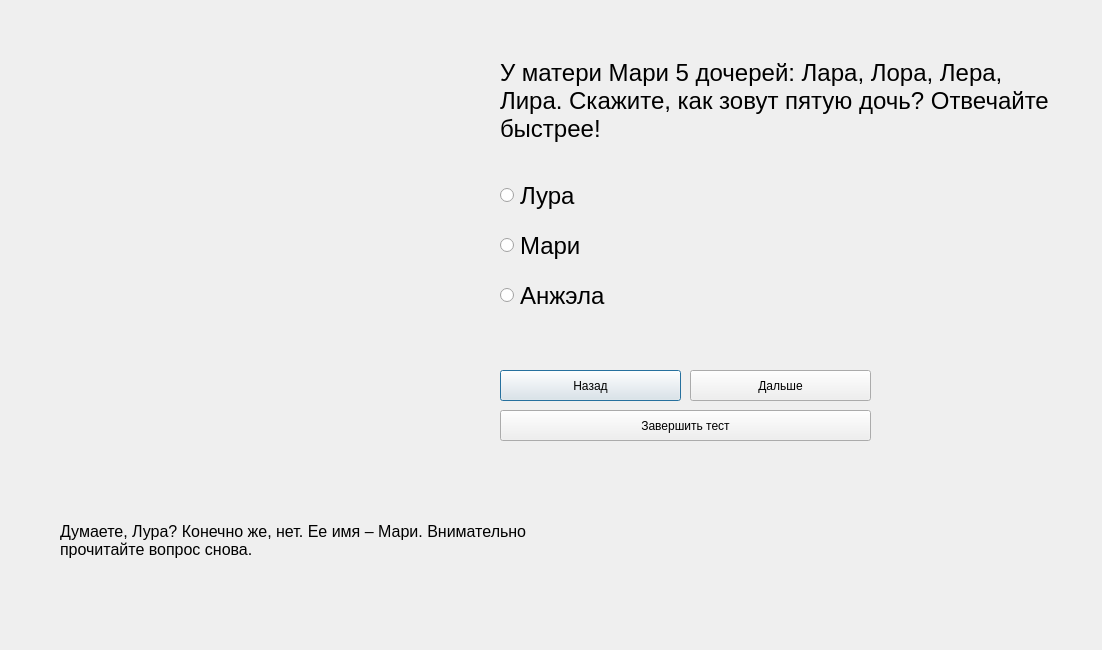
<?xml version="1.0" encoding="UTF-8"?>
<ui version="4.0">
 <class>TestForm21</class>
 <widget class="QDialog" name="TestForm21">
  <property name="geometry">
   <rect>
    <x>0</x>
    <y>0</y>
    <width>1102</width>
    <height>650</height>
   </rect>
  </property>
  <property name="windowTitle">
   <string>Dialog</string>
  </property>
  <widget class="QRadioButton" name="radioButton_2">
   <property name="geometry">
    <rect>
     <x>500</x>
     <y>230</y>
     <width>151</width>
     <height>31</height>
    </rect>
   </property>
   <property name="font">
    <font>
     <pointsize>18</pointsize>
    </font>
   </property>
   <property name="layoutDirection">
    <enum>Qt::LeftToRight</enum>
   </property>
   <property name="text">
    <string>Мари</string>
   </property>
  </widget>
  <widget class="QRadioButton" name="radioButton">
   <property name="geometry">
    <rect>
     <x>500</x>
     <y>180</y>
     <width>131</width>
     <height>31</height>
    </rect>
   </property>
   <property name="font">
    <font>
     <pointsize>18</pointsize>
    </font>
   </property>
   <property name="acceptDrops">
    <bool>false</bool>
   </property>
   <property name="toolTip">
    <string/>
   </property>
   <property name="text">
    <string>Лура</string>
   </property>
  </widget>
  <widget class="QLabel" name="image">
   <property name="geometry">
    <rect>
     <x>50</x>
     <y>20</y>
     <width>411</width>
     <height>331</height>
    </rect>
   </property>
   <property name="text">
    <string/>
   </property>
  </widget>
  <widget class="QPushButton" name="back_pushButton">
   <property name="geometry">
    <rect>
     <x>500</x>
     <y>370</y>
     <width>181</width>
     <height>31</height>
    </rect>
   </property>
   <property name="text">
    <string>Назад</string>
   </property>
  </widget>
  <widget class="QPushButton" name="next_pushButton">
   <property name="geometry">
    <rect>
     <x>690</x>
     <y>370</y>
     <width>181</width>
     <height>31</height>
    </rect>
   </property>
   <property name="text">
    <string>Дальше</string>
   </property>
  </widget>
  <widget class="QLabel" name="question">
   <property name="geometry">
    <rect>
     <x>500</x>
     <y>10</y>
     <width>551</width>
     <height>181</height>
    </rect>
   </property>
   <property name="sizePolicy">
    <sizepolicy hsizetype="Preferred" vsizetype="Preferred">
     <horstretch>0</horstretch>
     <verstretch>0</verstretch>
    </sizepolicy>
   </property>
   <property name="font">
    <font>
     <pointsize>18</pointsize>
    </font>
   </property>
   <property name="mouseTracking">
    <bool>true</bool>
   </property>
   <property name="tabletTracking">
    <bool>false</bool>
   </property>
   <property name="focusPolicy">
    <enum>Qt::NoFocus</enum>
   </property>
   <property name="contextMenuPolicy">
    <enum>Qt::PreventContextMenu</enum>
   </property>
   <property name="autoFillBackground">
    <bool>false</bool>
   </property>
   <property name="midLineWidth">
    <number>-2</number>
   </property>
   <property name="text">
    <string>У матери Мари 5 дочерей: Лара, Лора, Лера, Лира. Скажите, как зовут пятую дочь? Отвечайте быстрее!</string>
   </property>
   <property name="textFormat">
    <enum>Qt::AutoText</enum>
   </property>
   <property name="scaledContents">
    <bool>false</bool>
   </property>
   <property name="wordWrap">
    <bool>true</bool>
   </property>
   <property name="openExternalLinks">
    <bool>false</bool>
   </property>
  </widget>
  <widget class="QRadioButton" name="radioButton_3">
   <property name="geometry">
    <rect>
     <x>500</x>
     <y>280</y>
     <width>131</width>
     <height>31</height>
    </rect>
   </property>
   <property name="font">
    <font>
     <pointsize>18</pointsize>
    </font>
   </property>
   <property name="acceptDrops">
    <bool>false</bool>
   </property>
   <property name="toolTip">
    <string/>
   </property>
   <property name="text">
    <string>Анжэла</string>
   </property>
  </widget>
  <widget class="QPushButton" name="finish_pushButton">
   <property name="geometry">
    <rect>
     <x>500</x>
     <y>410</y>
     <width>371</width>
     <height>31</height>
    </rect>
   </property>
   <property name="text">
    <string>Завершить тест</string>
   </property>
  </widget>
  <widget class="QLabel" name="question_2">
   <property name="geometry">
    <rect>
     <x>60</x>
     <y>450</y>
     <width>551</width>
     <height>181</height>
    </rect>
   </property>
   <property name="sizePolicy">
    <sizepolicy hsizetype="Preferred" vsizetype="Preferred">
     <horstretch>0</horstretch>
     <verstretch>0</verstretch>
    </sizepolicy>
   </property>
   <property name="font">
    <font>
     <pointsize>12</pointsize>
    </font>
   </property>
   <property name="mouseTracking">
    <bool>true</bool>
   </property>
   <property name="tabletTracking">
    <bool>false</bool>
   </property>
   <property name="focusPolicy">
    <enum>Qt::NoFocus</enum>
   </property>
   <property name="contextMenuPolicy">
    <enum>Qt::PreventContextMenu</enum>
   </property>
   <property name="autoFillBackground">
    <bool>false</bool>
   </property>
   <property name="midLineWidth">
    <number>-2</number>
   </property>
   <property name="text">
    <string>Думаете, Лура? Конечно же, нет. Ее имя – Мари. Внимательно прочитайте вопрос снова.</string>
   </property>
   <property name="textFormat">
    <enum>Qt::AutoText</enum>
   </property>
   <property name="scaledContents">
    <bool>false</bool>
   </property>
   <property name="wordWrap">
    <bool>true</bool>
   </property>
   <property name="openExternalLinks">
    <bool>false</bool>
   </property>
  </widget>
 </widget>
 <resources/>
 <connections/>
</ui>
